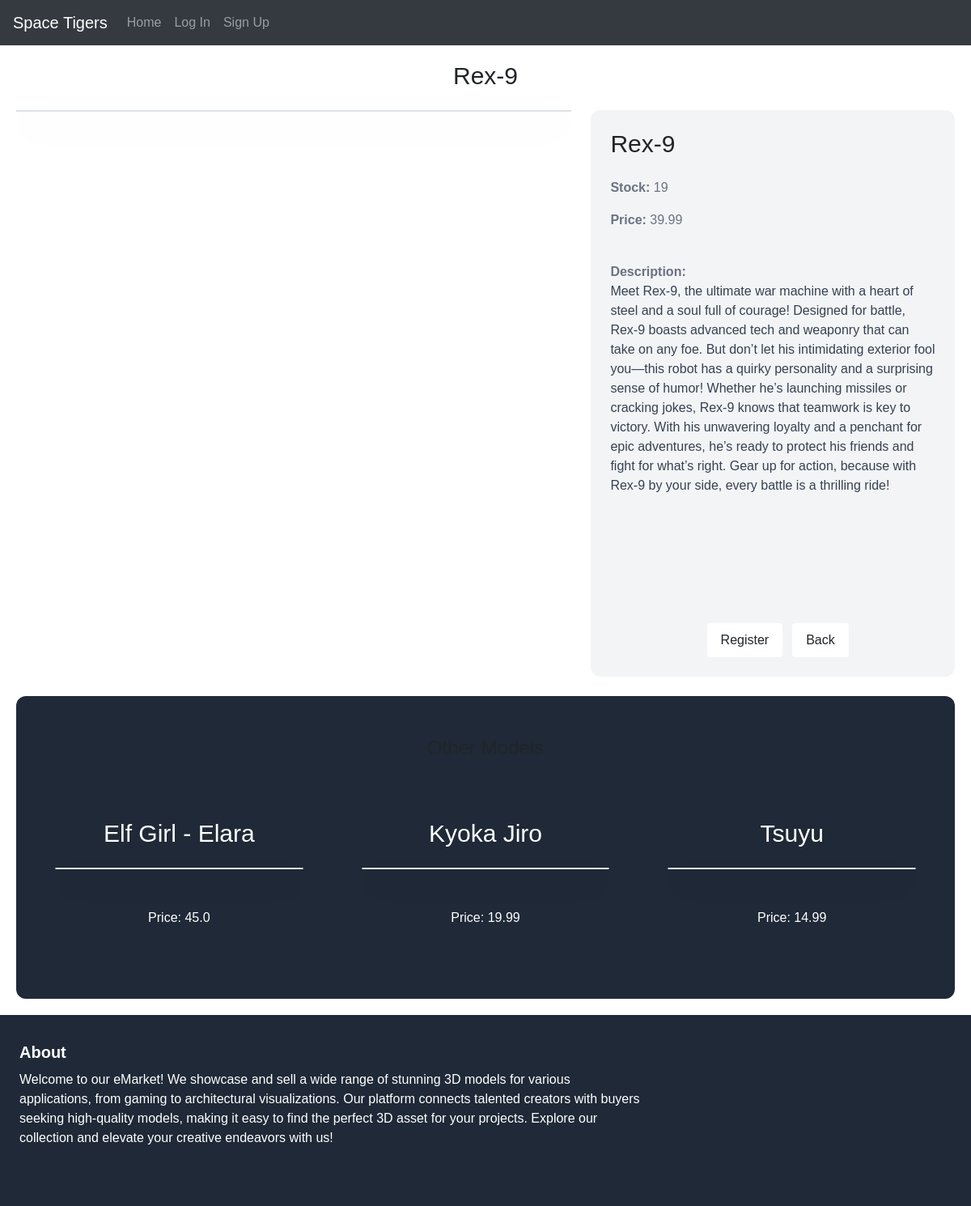
The app's page /5/ with its own data.
### space_tigersapp/models.py (models this page shows)
class Product(models.Model):
    name = models.CharField(max_length=255)
    price = models.FloatField()
    stock = models.IntegerField()
    description = models.TextField(blank=True, null=True)
    model_directory = models.CharField(max_length=255, blank=True, null=True)
    model_file_name = models.CharField(max_length=100, blank=True, null=True)

### space_tigersapp/views.py (the view)
# urls.py: path('<int:id>/', views.detail, name='detail'),
def detail(request, id):
    model_3d = get_object_or_404(Product, id=id)
    related_model_3d = Product.objects.exclude(id=id).order_by('?')[:3]
    return render(request, 'detail.html', {
        'model_3d': model_3d,
        'related_model_3d': related_model_3d,
    })

### templates/detail.html (shortened to what this page needs)
{% extends 'base.html' %}
{% load static %}
{% block content %}
<h2 class="mb-4 text-3xl text-center">{{ model_3d.name }}</h2>
<div class="grid grid-cols-1 md:grid-cols-5 gap-6">
    <div class="col-span-1 md:col-span-3">
        <div class="border border-gray-300 rounded-xl shadow-lg overflow-hidden bg-gray-800">
        </div>
    </div>
    <div class="col-span-1 md:col-span-2 p-6 bg-gray-100 rounded-xl flex flex-col justify-between" style="height: 700px;">
        <div>
            <h1 class="mb-6 text-3xl">{{ model_3d.name }}</h1>
            <p class="text-gray-500"><strong>Stock: </strong>{{ model_3d.stock }}</p>
            <p class="text-gray-500"><strong>Price: </strong>{{ model_3d.price }}</p>
            <br>
            {% if model_3d.description %}
                <p class="text-gray-700">
                    <strong class="text-gray-500">Description:</strong><br>
                    {{ model_3d.description }}
                </p>
            {% endif %}
        </div>
        <div class="flex flex-col items-center space-y-4">
            <div class="flex flex-col space-y-6">
                <form action="{% url 'cart:cart_add' model_3d.id %}" method="POST" class="flex space-x-3">
                    {% if user.is_authenticated %}
                        {% if model_3d.stock > 0 %}
                            <input type="hidden" name="quantity" value="1">
                            <button type="submit" class="btn inline-block px-3 py-2 font-semibold bg-white text-black text-center rounded-xl hover:bg-gray-200">
                                Add to Cart
                            </button>
                        {% else %}
                        <button type="button" class="btn inline-block px-3 py-2 font-semibold bg-white text-black text-center rounded-xl hover:bg-gray-200 opacity-50 cursor-not-allowed" disabled>
                            Out of Stock
                        </button>
                        {% endif %}
                        <a href="/" class="btn inline-block px-3 py-2 font-semibold bg-white text-black text-center rounded-xl hover:bg-gray-200">
                            Back
                        </a>
                    {% else %}
                        <a href="{% url 'register' %}" class="btn inline-block px-3 py-2 font-semibold bg-white text-black text-center rounded-xl hover:bg-gray-200">
                            Register
                        </a>
                        <a href="/" class="btn inline-block px-3 py-2 font-semibold bg-white text-black text-center rounded-xl hover:bg-gray-200">
                            Back
                        </a>
                    {% endif %}
                </form>
            </div>
        </div>
    </div>
</div>
<div class="mt-6 px-6 py-12 bg-gray-800 rounded-xl">
    <h2 class="mb-12 text-2xl text-center">Other Models</h2>
    <div class="grid grid-cols-1 sm:grid-cols-2 lg:grid-cols-3 gap-6">
        {% for r_model_3d in related_model_3d %}
        <div class="rounded-xl">
            <div class="p-6">
                <a href="{% url 'detail' r_model_3d.id %}">
                    <h2 class="mb-4 text-3xl text-white text-center">{{ r_model_3d.name }}</h2>
                </a>
                <div class="border border-gray-300 rounded-xl shadow-lg overflow-hidden bg-gray-800">
                </div>
            </div>
            <a href="{% url 'detail' r_model_3d.id %}">
                <div class="p-6 rounded-xl">
                    <p class="text-white text-center">Price: {{ r_model_3d.price }}</p>
                </div>
            </a>
        </div>
        {% endfor %}
    </div>
</div>
{% endblock %}

### templates/base.html (style rules this page uses)
body { font-family: Arial, sans-serif; margin: 0; padding: 0; }

### records on screen
Product: name "Rex-9", stock "19", price "39.99", description "Meet Rex-9, the ultimate war machine with a heart of steel and a soul full of courage! Designed for battle, Rex-9 boasts advanced tech and weaponry that can take on any foe. But don’t let his intimidating exterior fool you—this robot has a quirky personality and a surprising sense of humor! Whether he’s launching missiles or cracking jokes, Rex-9 knows that teamwork is key to victory. With his unwavering loyalty and a penchant for epic adventures, he’s ready to protect his friends and fight for what’s right. Gear up for action, because with Rex-9 by your side, every battle is a thrilling ride!"
Product: name "Elf Girl - Elara", price "45.0"
Product: name "Kyoka Jiro", price "19.99"
Product: name "Tsuyu", price "14.99"
